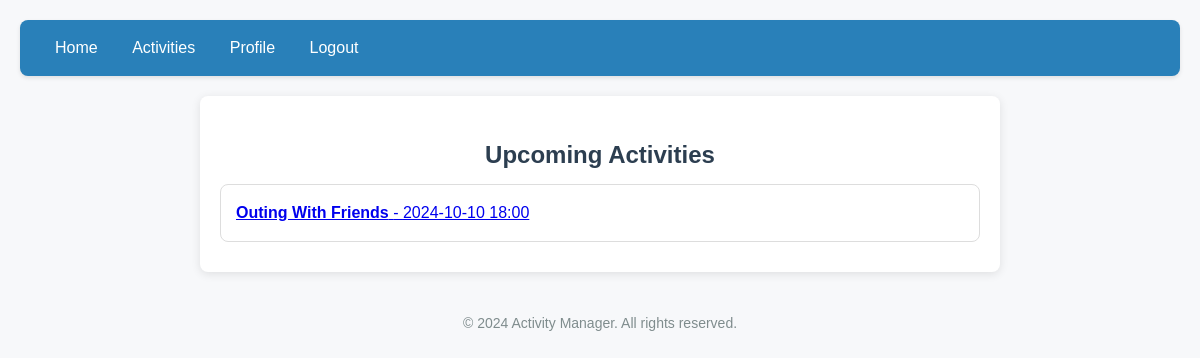
Page / (signed in) on the earlier database version.
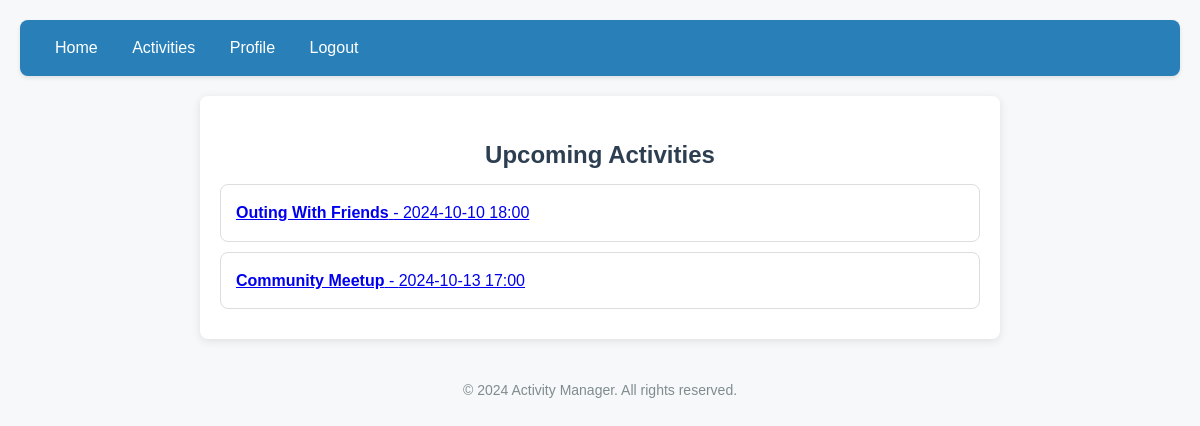
Same page on the later database version.
### app/models.py (models this page shows)
class Activity(db.Model):
    id = db.Column(db.Integer, primary_key=True)
    activity_name = db.Column(db.String(150), nullable=False)
    description = db.Column(db.String(300))
    date_time = db.Column(db.DateTime, nullable=False)  # Updated column
    organizer_id = db.Column(db.Integer, db.ForeignKey('user.id'), nullable=False)
    participants = db.relationship('Participation', backref='activity', lazy=True)

### app/routes.py (the view)
@main.route('/')
@login_required
def index():
    activities = Activity.query.all()  # Fetch all activities
    return render_template('index.html', activities=activities)

### app/__init__.py (called while the page is built)
def create_app():
    app = Flask(__name__)
    app.config['SECRET_KEY'] = 'your_secret_key'
    app.config['SQLALCHEMY_DATABASE_URI'] = 'sqlite:///activity_manager.db'
    db.init_app(app)
    login_manager.init_app(app)
    login_manager.login_view = 'main.login'
    @login_manager.user_loader
    def load_user(user_id):
        return User.query.get(int(user_id))
    from .routes import main as main_blueprint
    app.register_blueprint(main_blueprint)
    with app.app_context():
        db.create_all()
    return app

### app/templates/index.html (shortened to what this page needs)
{% extends 'base.html' %}
{% block content %}
    <h2>Upcoming Activities</h2>
    <ul>
        {% for activity in activities %}
        <li>
            <a href="{{ url_for('main.activity_detail', activity_id=activity.id) }}">
                <strong>{{ activity.activity_name }}</strong> - {{ activity.date_time.strftime('%Y-%m-%d %H:%M') }}
            </a>
        </li>
        {% else %}
            <li>No upcoming activities.</li>
        {% endfor %}
    </ul>
{% endblock %}

Differences in the rows shown:
added Activity: activity_name "Community Meetup", date_time "2024-10-13 17:00"
